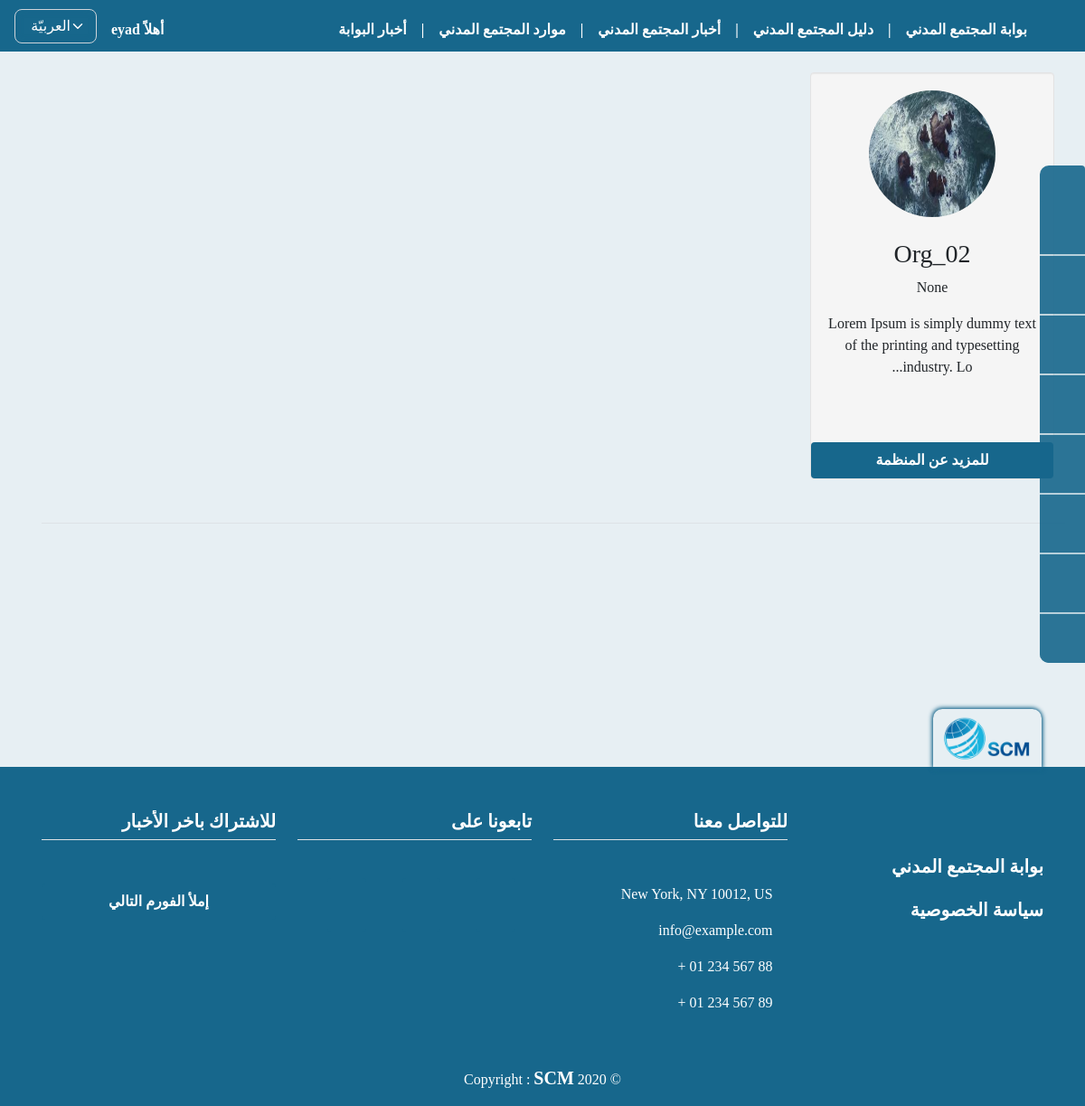
Page /guide_conf/ (signed in) on the earlier database version.
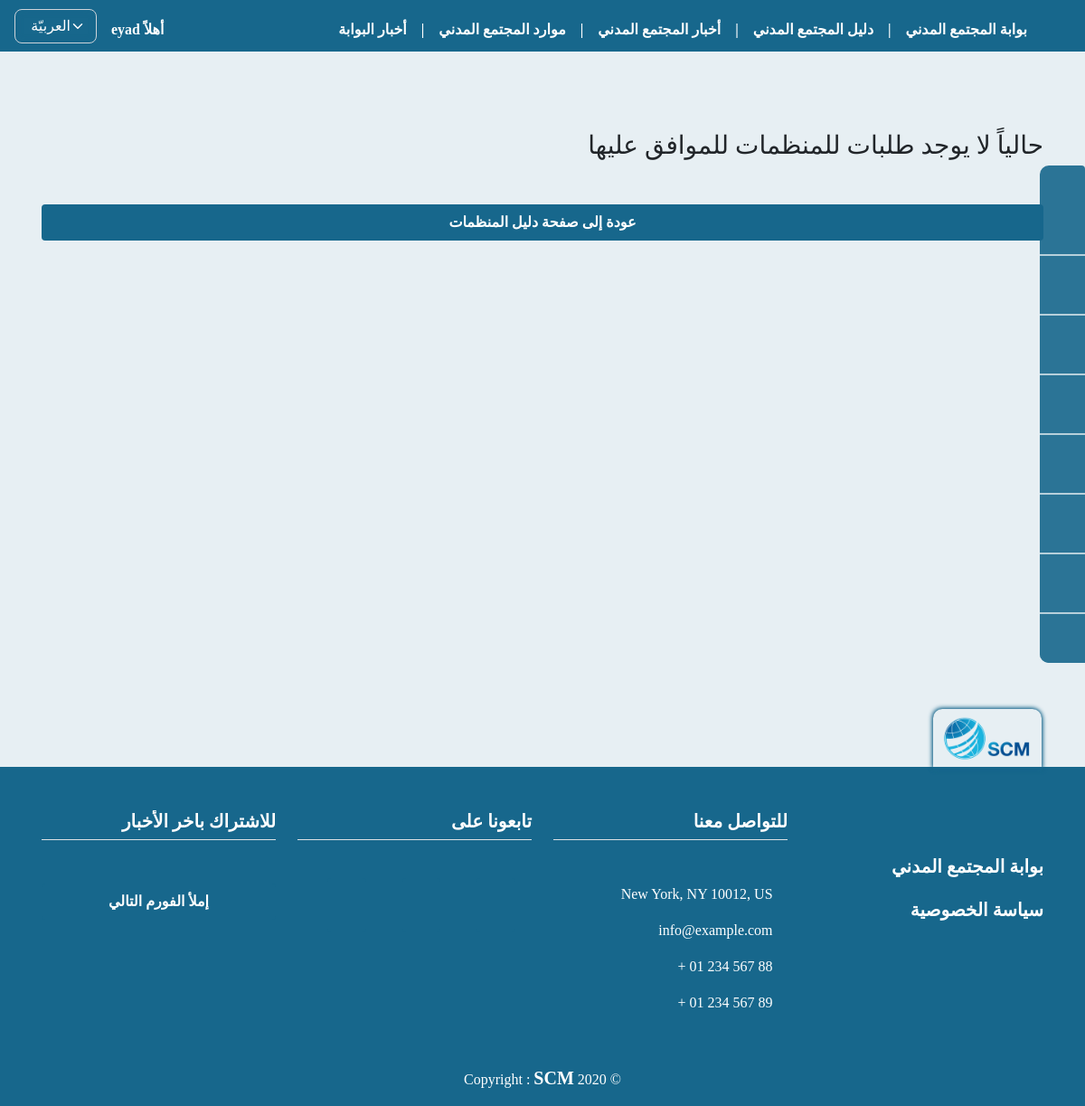
Same page on the later database version.
### orgs/models.py (models this page shows, shortened)
class OrgProfile(models.Model):
    user = models.ForeignKey(
        User, on_delete=models.CASCADE)
    name = models.CharField(max_length=255, null=False,
                            verbose_name=_("اسم المنظمة"))
    name_en_ku = models.CharField(max_length=255, null=True, blank=True,
                                  verbose_name=_("اسم المنظمة باللغة الانكليزية أو الكردية"))
    short_cut = models.CharField(
        max_length=255, null=True, blank=True, verbose_name=_("الاسم المختصر"))
    org_type = models.CharField(
        max_length=150, null=False, choices=MyChoices.type_CHOICES, verbose_name=_("نوع المنظمة"))
    position_work = CountryField(
        max_length=255, null=False, verbose_name=_("مكان العمل"))
    city_work = models.ForeignKey(
        City, on_delete=models.SET_NULL, null=True, blank=True, verbose_name=_("المحافظة"))
    logo = models.ImageField(upload_to="org_logos",
                             null=False, default='org_logos/default_logo.jpg', verbose_name=_("شعار المنظمة"))
    message = models.TextField(
        max_length=2000, null=False, verbose_name=_("الرؤية و الرسالة"))
    name_managing_director = models.CharField(
        max_length=255, null=True, blank=True, verbose_name=_("اسم رئيس مجلس اﻹدارة"))
    name_ceo = models.CharField(
        max_length=255, null=True, blank=True, verbose_name=_('اسم المدير التنفيذي'))
    site_web = models.URLField(
        max_length=255, null=True, blank=True, verbose_name=_('الموقع الالكتروني'))
    facebook = models.URLField(
        max_length=255, null=True, blank=True, verbose_name=_('صفحة فيسبوك'))
    twitter = models.URLField(
        max_length=255, null=True, blank=True, verbose_name=_('صفحة تويتر'))
    email = models.EmailField(max_length=255, null=True,
                              blank=True, verbose_name=_('البريد الاكتروني'))
    phone = models.CharField(max_length=100, null=True,
                             blank=True, verbose_name=_('رقم الهاتف'))
    name_person_contact = models.CharField(
        max_length=255, null=True, blank=True, verbose_name=_('اسم الشخص المسؤول عن التواصل'))
    email_person_contact = models.EmailField(
        max_length=255, null=True, blank=True, verbose_name=_('البريد الاكتروني للشخص المسؤول عن التواصل'))
    org_adress = models.CharField(
        max_length=255, null=False, verbose_name=_('عنوان المقر الرئيسي'))
    work_domain = models.CharField(
        max_length=255, choices=MyChoices.domain_CHOICES, null=False, verbose_name=_('مجال العمل'))
    target_cat = models.CharField(
        max_length=255, null=False, choices=MyChoices.target_CHOICES, verbose_name=_('الفئات المستهدفة'))
    date_of_establishment = models.CharField(
        max_length=150, null=True, blank=True, verbose_name=_('تاريخ سنة التأسيس'))
    is_org_registered = models.CharField(
        max_length=100, null=False, choices=MyChoices.bool_CHOICES, verbose_name=_('هل المنظمة مسجلة ؟'))
    org_registered_country = CountryField(
        max_length=255, null=True, blank=True, verbose_name=_("بلد التسجيل"))
    org_members_count = models.PositiveIntegerField(
        validators=[MinValueValidator(1)], null=True, blank=True, verbose_name=_('عدد اﻷعضاء'))
    org_members_womans_count = models.PositiveIntegerField(
        validators=[MinValueValidator(1)], null=True, blank=True, verbose_name=_('عدد النساء من اﻷعضاء'))
    w_polic_regulations = models.CharField(
        max_length=200, null=False, choices=MyChoices.polic_CHOICES, verbose_name=_('السياسات واللوائح المكتوبة'))
    org_member_with = models.CharField(max_length=100, null=True, blank=True, choices=MyChoices.bool_CHOICES, verbose_name=_(
        'ھل المؤسسة عضو في اي شبكة او تحالف او جسم تنسیقي؟'))
    coalition_name = models.CharField(
        max_length=255, null=True, blank=True, verbose_name=_('اسم الشبكة / التحالف'))
    publish = models.BooleanField(default=False)
    created_at = models.DateTimeField(auto_now_add=True)
    published_at = models.DateTimeField(blank=True, null=True, default=None)
    updated_at = models.DateTimeField(blank=True, null=True, default=None)

### orgs/views.py (the view)
# urls.py: path('guide_conf/', views.guide_not_pub, name="guide_conf"),
def guide_not_pub(request):
    orgs = OrgProfile.objects.filter(publish=False).order_by('-created_at')
    paginator = Paginator(orgs, 12)
    page = request.GET.get('page')
    try:
        orgs = paginator.get_page(page)
    except(EmptyPage, InvalidPage):
        orgs = paginator.page(paginator.num_pages)
    context = {
        'orgs': orgs,
    }
    return render(request, 'orgs/guid/orgs_guid_conf_pub.html', context)

### templates/orgs/guid/orgs_guid_conf_pub.html (shortened to what this page needs)
{% extends 'base.html' %}
{% load static i18n %}
{% block content %}
{% if request.user.is_authenticated and request.user.is_staff %}
<h1>{% trans 'قائمة دليل المجتمع المدني للموافقة على النشر' %}</h1>
{% if orgs %}
<div class="row pt-4 mb-4">
    <br>
    <br>
    {% for org in orgs %}
    <div class="span3 well mb-4">
        <center>
            <a href="{% url 'particip_detail' org.id %}">
                <img src="{{ org.logo.url }}" name="{{ org.name_en_ku }}" title="{{ org.name_en_ku }}" width="140"
                    height="140" class="img-circle"></a>
            <h3 class="mt-4">{{ org.name }}</h3>
            <p>{{ org.short_cut }}</p>
            <p>{{ org.message|truncatechars:80 }}</p>
            <p>
                <a href="{% url 'particip_detail' org.id %}" class="btn btn-block">
                    {% trans 'للمزيد عن المنظمة' %} </a>
            </p>
        </center>
    </div>
    {% endfor %}
    <div class="pagination row border-top mt-4 pt-4" dir="ltr">
    </div>
</div>
{% else %}
<h3 class="pt-5 mt-5 mb-5"> {% trans 'حالياً لا يوجد طلبات للمنظمات للموافق عليها' %} </h3>
<a href="{% url 'guide' %}" class="btn btn-block mt-5"> {% trans 'عودة إلى صفحة دليل المنظمات' %} </a>
{% endif %}
{% endif %}
{% endblock %}

Differences in the rows shown:
removed OrgProfile: logo (picture), name "Org_02", short_cut "None", message "Lorem Ipsum is simply dummy text of the printing and typesetting industry. Lo..."
Other differences:
text now shown: "حالياً لا يوجد طلبات للمنظمات للموافق عليها عودة إلى صفحة دليل المنظمات"
